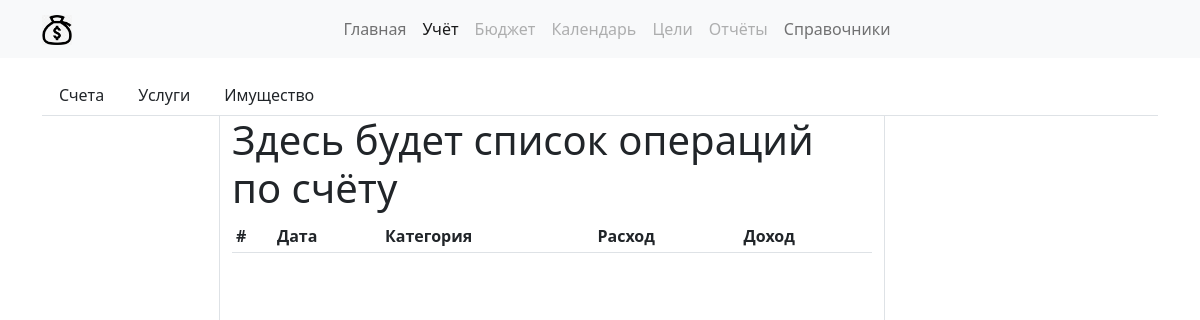
The app's page /account/operations_list/7, older data.
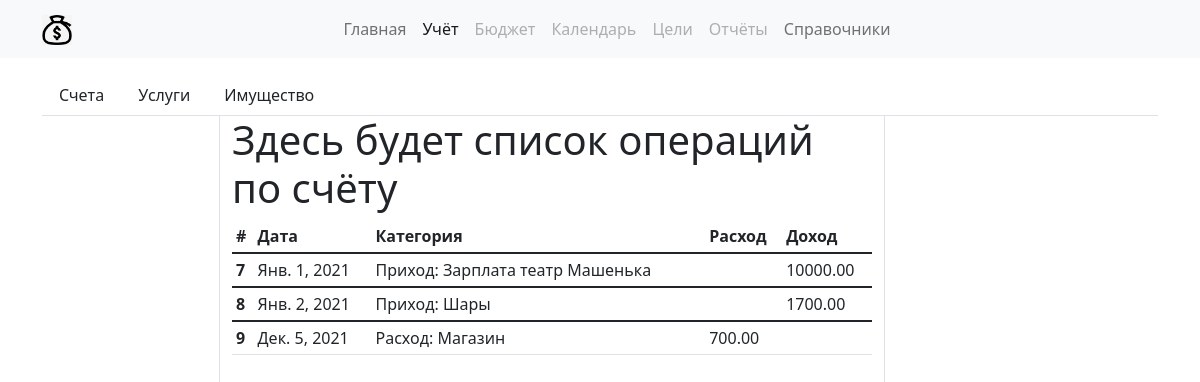
The same page, newer data.
### accountapp/models.py (models this page shows, shortened)
class AccountOperation(models.Model):
    account = models.ForeignKey(Account, on_delete=models.CASCADE, verbose_name='счёт')
    counterparty = models.ForeignKey(Counterparties, on_delete=models.CASCADE, verbose_name='контрагент')
    category = models.ForeignKey(Category, on_delete=models.CASCADE, verbose_name='категория операции')
    category_unit = models.ForeignKey(CategoryUnit, on_delete=models.CASCADE, verbose_name='название операции')
    price = models.DecimalField(verbose_name='стоимость операции', max_digits=8, decimal_places=2)
    comment = models.TextField(verbose_name='комментарий', blank=True)
    data = models.DateField(verbose_name='Дата операции')
    created_at = models.DateTimeField(verbose_name='Дата создания записи', auto_now_add=True)
    updated_at = models.DateTimeField(verbose_name='Дата обновления записи', auto_now=True)

### catalogapp/models.py (models this page shows, shortened)
class Category(models.Model):
    category_type = models.ForeignKey(CategoryType, on_delete=models.CASCADE, verbose_name='Тип категории')
    name = models.CharField(max_length=64, verbose_name='Название категории')

class CategoryType(models.Model):
    name = models.CharField(max_length=32, verbose_name='Тип категории')

class CategoryUnit(models.Model):
    category = models.ForeignKey(Category, on_delete=models.CASCADE, verbose_name='Категория')
    name = models.CharField(max_length=128, verbose_name='Название')
    def __str__(self):
        return self.name

### accountapp/views.py (the view)
# urls.py: path('operations_list/<int:pk>', accountapp.OperationsListView.as_view(), name='operations_list'),
class OperationsListView(TemplateViewWithMenu):
    template_name = 'accountapp/operations_list.html'
    def get_context_data(self, **kwargs):
        context = super(OperationsListView, self).get_context_data(**kwargs)
        context.update({
            'operations_list': AccountOperation.objects.filter(account__pk=int(kwargs['pk']))
        })
        return context

### common/constants.py (called while the page is built)
    def get_context_data(self, **kwargs):
        context = super(TemplateViewWithMenu, self).get_context_data()
        context.update({
            'account_menu': ACCOUNT_MENU,
            'main_menu': MAIN_MENU,
            'catalog_menu': CATALOG_MENU,
        })
        return context

### templates/accountapp/operations_list.html
{% extends 'accountapp/main_page.html' %}
{% load static %}
{% block account_content %}
    <div class="row h-100">
        <div class="col-2 border-end text-center">
        </div>
        <div class="col-7 border-end">
            <h1>Здесь будет список операций по счёту</h1>
            <table class="table table-sm">
                <thead>
                    <tr>
                        <th scope="col">#</th>
                        <th scope="col">Дата</th>
                        <th scope="col">Категория</th>
                        <th scope="col">Расход</th>
                        <th scope="col">Доход</th>
                    </tr>
                </thead>
                <tbody>
                {% for operation in operations_list %}
                    <tr>
                        <th scope="row">{{ operation.pk }}</th>
                        <td>{{ operation.data }}</td>
                        <td>{{ operation.category.category_type.name }}: {{ operation.category_unit }}</td>
                        <td>{% if operation.category.category_type.name == 'Расход' %}{{ operation.price }}{% endif %}</td>
                        <td>{% if operation.category.category_type.name == 'Приход' %}{{ operation.price }}{% endif %}</td>
                    </tr>
                </tbody>
                {% endfor %}
            </table>
        </div>
        <div class="col-3"></div>
    </div>
{% endblock account_content %}

### templates/accountapp/main_page.html (shortened to what this page needs)
{% extends 'mainapp/base.html' %}
{% load static %}
{% block content %}
    {% include 'accountapp/includes/inc_account_menu.html' %}
    {% block account_content %}{% endblock account_content %}
{% endblock content %}

### templates/mainapp/base.html (shortened to what this page needs)
{% load static %}
<!doctype html>
<html lang="en">
<head>
    {% block css %}
        <link href="https://cdn.jsdelivr.net/npm/bootstrap@5.1.3/dist/css/bootstrap.min.css" rel="stylesheet"
>
        <link rel="stylesheet" href="{% static 'css/bootstrap-datepicker3.css' %}">
    {% endblock css %}
</head>
<body>
{% include 'mainapp/includes/inc_main_menu.html' %}
<div class="container vh-100">
    {% block content %}{% endblock content %}
</div>
</body>
</html>

### templates/mainapp/includes/inc_main_menu.html
{% load static %}
<nav class="navbar navbar-expand-lg navbar-light bg-light mb-3">
    <div class="container mx-auto">
        <a class="navbar-brand" href="{% url 'mainapp:main_page' %}">
            <img src="{% static 'img/main_logo.png' %}" alt="" width="30" height="30">
        </a>
        <div class="collapse navbar-collapse" id="navbarNavAltMarkup">
            <div class="navbar-nav container-fluid justify-content-center">
                {% for key, value in main_menu.items %}
                    <a class="{{ value.class }} {% if request.resolver_match.app_name == value.app %}active" aria-current="page{% endif %}"
                       href="{{ value.href }}">{{ key }}</a>
                {% endfor %}
            </div>
        </div>
    </div>
</nav>

### templates/accountapp/includes/inc_account_menu.html (shortened to what this page needs)
<ul class="nav nav-tabs">
    {% for key, menu in account_menu.items %}
            <li class="nav-item">
                <a class="text-body nav-link " href="{% url menu.0 %}">{{ menu.1 }}</a>
            </li>
    {% endfor %}
</ul>

Row changes from the older to the newer data that the page shows:
added AccountOperation: pk "7", data "Янв. 1, 2021", category.category_type.name "Приход", category_unit "Зарплата театр Машенька", price "10000.00"
added AccountOperation: pk "8", data "Янв. 2, 2021", category.category_type.name "Приход", category_unit "Шары", price "1700.00"
added AccountOperation: pk "9", data "Дек. 5, 2021", category.category_type.name "Расход", category_unit "Магазин", price "700.00"
